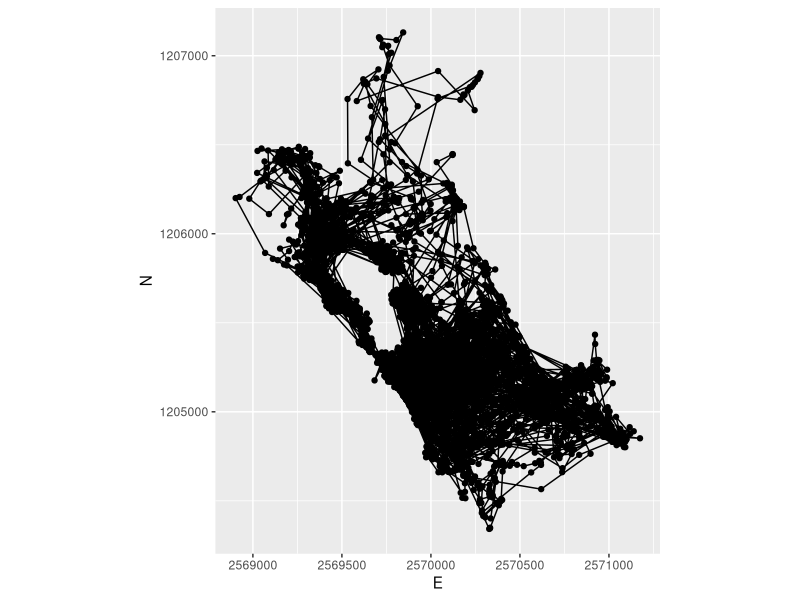

Reproduce this figure in R.
## ---- chunk 1
knitr::opts_chunk$set(echo = TRUE)
## ---- chunk 2
library(readr)        # to import tabular data (e.g. csv)
library(dplyr)        # to manipulate (tabular) data
library(ggplot2)      # to visualize data
library(lubridate)    # To handle dates and times
## ---- chunk 3
sabi <- read_delim("sabi.csv",",")
## ---- chunk 4
sabi <- sabi %>%
  mutate(
    nMinus2 = sqrt((lag(E,2)-E)^2+(lag(N,2)-N)^2),   # distance to pos -30 minutes
    nMinus1 = sqrt((lag(E,1)-E)^2+(lag(N,1)-N)^2),   # distance to pos -15 minutes
    nPlus1  = sqrt((E-lead(E,1))^2+(N-lead(N,1))^2), # distance to pos +15 mintues
    nPlus2  = sqrt((E-lead(E,2))^2+(N-lead(N,2))^2)  # distance to pos +30 minutes
  )
## ---- chunk 5
sabi <- sabi %>%
  rowwise() %>%
  mutate(
    stepMean = mean(c(nMinus2, nMinus1,nPlus1,nPlus2))
  ) %>%
  ungroup() 
## ---- chunk 6
sabi <- sabi %>% 
  ungroup() %>%
  mutate(static = stepMean < mean(stepMean, na.rm = TRUE))

sabi_filter <- sabi %>%
  filter(!static)

sabi_filter%>%
  ggplot(aes(E, N)) +
  geom_path() +
  geom_point() +
  coord_fixed() +
  theme(legend.position = "bottom")
